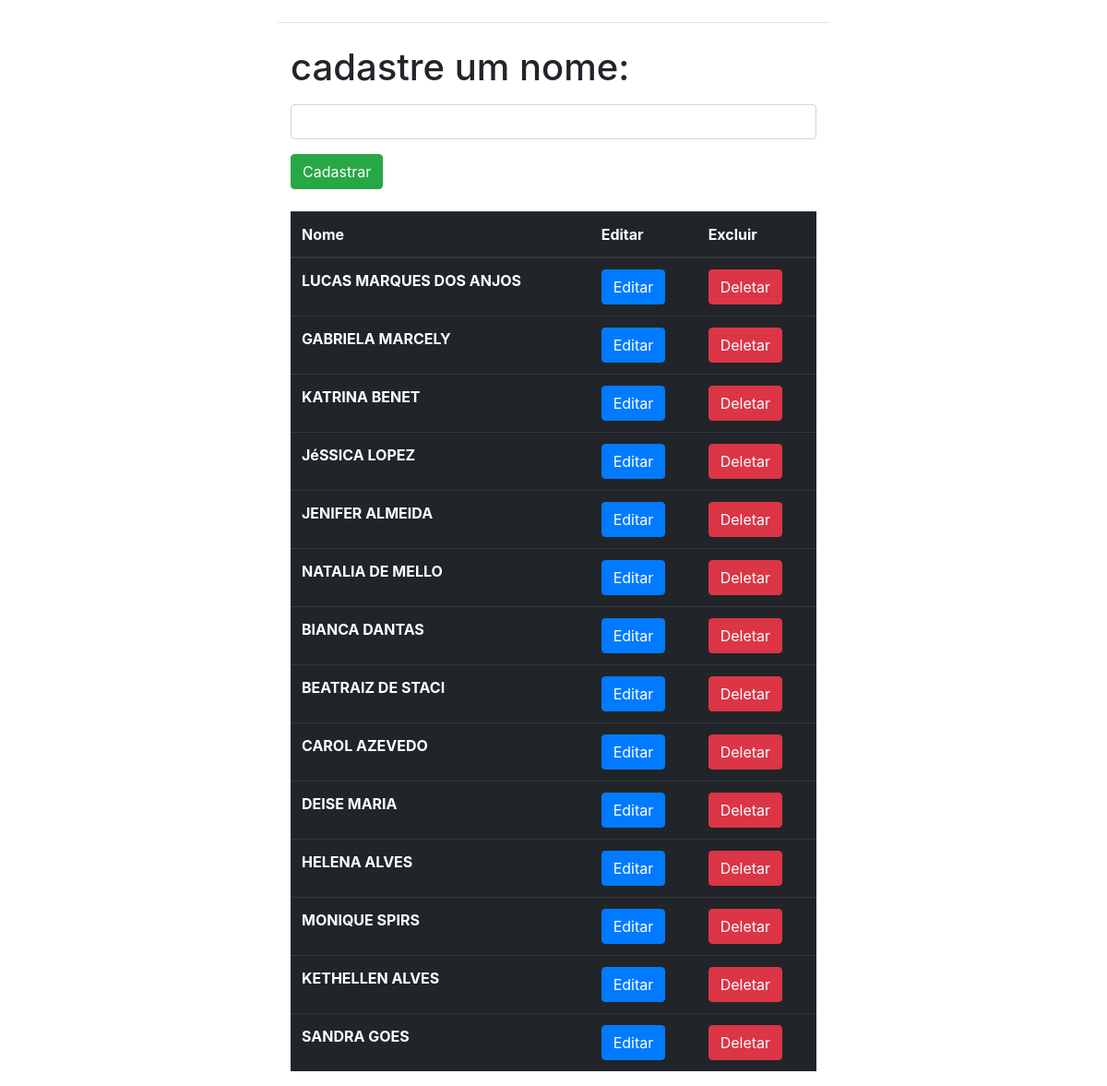
The page / on the database its author committed.
### tables this page shows
CREATE TABLE IF NOT EXISTS `nomes` (
  `id` int(11) unsigned NOT NULL AUTO_INCREMENT,
  `nome` varchar(100) NOT NULL,
  `date` datetime NOT NULL,
  PRIMARY KEY (`id`)
);

### nomes.class.php (called while the page is built, shortened)
<?php
class Nome {
    private $pdo;
    public function __construct() {
        $this->pdo = new PDO("mysql:dbname=crud;host=localhost", "root", "");
    }
    public function getAll(){
        $sql = "SELECT * FROM nomes";
        $sql = $this->pdo->query($sql);
        if ($sql->rowCount() > 0) {
            return$sql->fetchAll();
        } else {
            return array();
        }
    }
}

### index.php (the view, shortened to what this page needs)
<?php
    require('nomes.class.php');
    $nome = new Nome();
?>
<!DOCTYPE html>
<html lang="pt-br">
<head>
    <link rel="stylesheet" href="css/style.css">
    <link rel="stylesheet" href="css/bootstrap.min.css"/>
</head>
<body>
<hr class="my-4">
    <div class="container-fluid">
        <form method="POST">
            <div class="form-group">
                <label for="name"><h1>cadastre um nome: </h1></label>
                <input type="text" name="name" class="form-control" id="name">
            </div>
            <input type="submit" class="btn btn-success cadastrar" value="Cadastrar"></input>
        </form>
    </div>
    <br/>
    <div class="container-fluid">
    <table class="table table-dark">
  <thead>
    <tr>
      <th scope="col">Nome</th>
      <th scope="col">Editar</th>
      <th scope="col">Excluir</th>
    </tr>
  </thead>
  <tbody>
    <?php
        $lista = $nome->getAll();
        foreach($lista as $item):
    ?>
    <tr>
      <th scope="row"><?php echo $item['nome'];?></th>
      <td><button onclick="location.href='editar.php?id=<?php echo $item['id'] ?>'" class="btn btn-primary">Editar</button></td>
      <td><button onclick="location.href='excluir.php?id=<?php echo $item['id'] ?>'" class="btn btn-danger">Deletar</button></td>
    </tr>
    <?php endforeach; ?>
  </tbody>
</table>
</body>
</html>

### css/style.css (style rules this page uses)
body { max-width: 600px; margin: auto !important; }

### rows shown on the page
nomes: nome "LUCAS MARQUES DOS ANJOS"
nomes: nome "GABRIELA MARCELY"
nomes: nome "KATRINA BENET"
nomes: nome "JéSSICA LOPEZ"
nomes: nome "JENIFER ALMEIDA"
nomes: nome "NATALIA DE MELLO"
nomes: nome "BIANCA DANTAS"
nomes: nome "BEATRAIZ DE STACI"
nomes: nome "CAROL AZEVEDO"
nomes: nome "DEISE MARIA"
nomes: nome "HELENA ALVES"
nomes: nome "MONIQUE SPIRS"
nomes: nome "KETHELLEN ALVES"
nomes: nome "SANDRA GOES"
